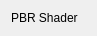
<?xml version="1.0" encoding="UTF-8"?>
<ui version="4.0">
 <class>PBRShader</class>
 <widget class="QWidget" name="PBRShader">
  <property name="geometry">
   <rect>
    <x>0</x>
    <y>0</y>
    <width>97</width>
    <height>35</height>
   </rect>
  </property>
  <property name="windowTitle">
   <string>Form</string>
  </property>
  <layout class="QVBoxLayout" name="verticalLayout">
   <item>
    <widget class="QLabel" name="label">
     <property name="text">
      <string>PBR Shader</string>
     </property>
    </widget>
   </item>
  </layout>
 </widget>
 <resources/>
 <connections/>
</ui>
